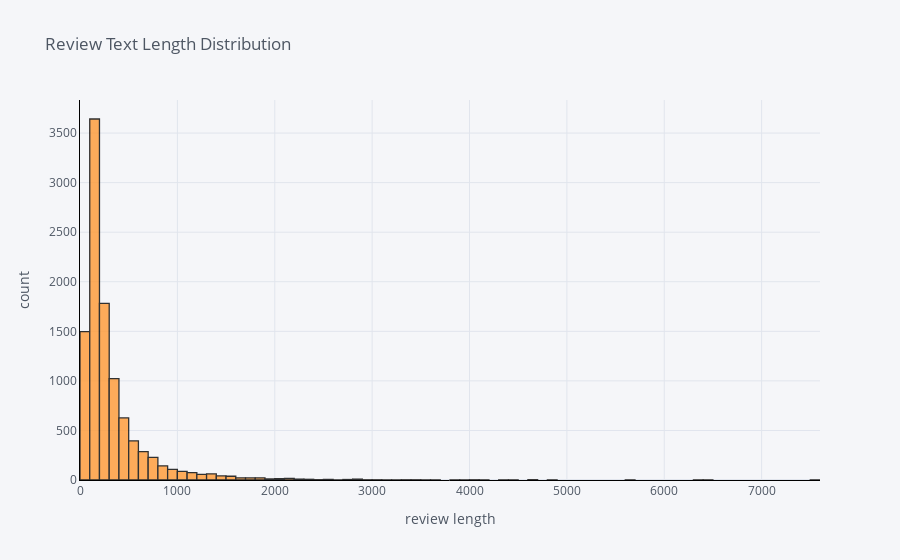

Write notebook code for a chart like this one.
### Code cell
music['review_len'].iplot(
    kind='hist',
    bins=100,
    xTitle='review length',
    linecolor='black',
    yTitle='count',
    title='Review Text Length Distribution')

### Figure 1 — Plotly figure (JSON) as saved in the notebook; plotly's stock layout.template omitted (floating-point values rounded to 4 significant figures; data arrays with more than 128 entries replaced by an {"elided": "..."} marker saying what was removed)
{"data": [{"histfunc": "count", "histnorm": "", "marker": {"color": "rgba(255, 153, 51, 1.0)", "line": {"color": "#000000", "width": 1.3}}, "name": "review_len", "nbinsx": 100, "opacity": 0.8, "orientation": "v", "type": "histogram", "x": {"elided": "10261 int values"}}], "layout": {"barmode": "overlay", "legend": {"bgcolor": "#F5F6F9", "font": {"color": "#4D5663"}}, "paper_bgcolor": "#F5F6F9", "plot_bgcolor": "#F5F6F9", "title": {"font": {"color": "#4D5663"}, "text": "Review Text Length Distribution"}, "xaxis": {"gridcolor": "#E1E5ED", "linecolor": "black", "showgrid": true, "tickfont": {"color": "#4D5663"}, "title": {"font": {"color": "#4D5663"}, "text": "review length"}, "zerolinecolor": "#E1E5ED"}, "yaxis": {"gridcolor": "#E1E5ED", "linecolor": "black", "showgrid": true, "tickfont": {"color": "#4D5663"}, "title": {"font": {"color": "#4D5663"}, "text": "count"}, "zerolinecolor": "#E1E5ED"}}}
